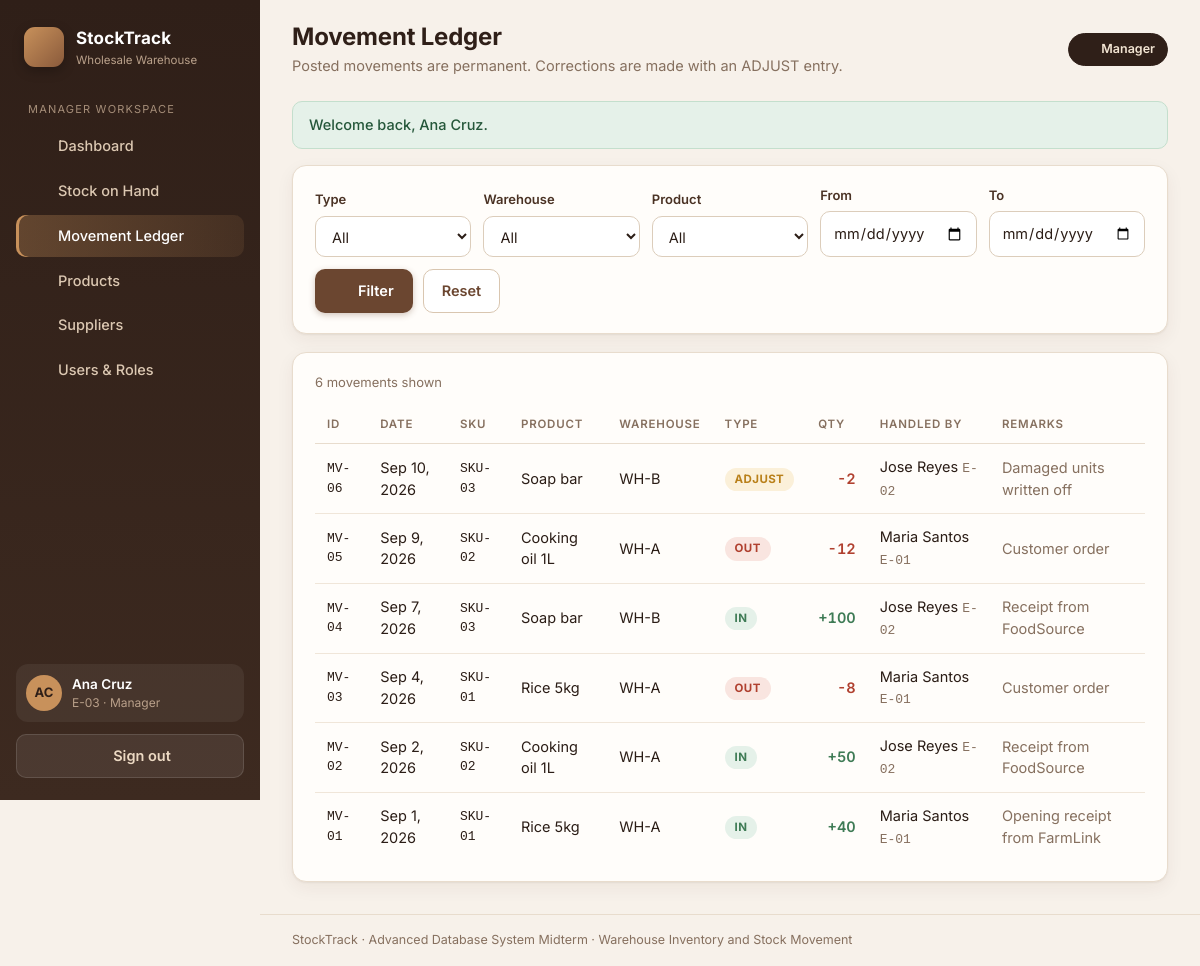
The page /manager/movements.php (signed in) on the database its author committed.
### tables this page shows
CREATE TABLE stock_movements (
  movement_id    INT UNSIGNED NOT NULL AUTO_INCREMENT,
  movement_date  DATE         NOT NULL,
  sku            VARCHAR(20)  NOT NULL,
  warehouse_code VARCHAR(10)  NOT NULL,
  movement_type  ENUM('IN','OUT','ADJUST') NOT NULL,
  quantity       INT          NOT NULL,
  handled_by     INT UNSIGNED NOT NULL,
  remarks        VARCHAR(255) NULL,
  posted_at      TIMESTAMP    NOT NULL DEFAULT CURRENT_TIMESTAMP,
  PRIMARY KEY (movement_id),
  KEY idx_mov_sku_wh   (sku, warehouse_code),
  KEY idx_mov_date     (movement_date),
  KEY idx_mov_handler  (handled_by),
  CONSTRAINT fk_mov_product   FOREIGN KEY (sku)            REFERENCES products   (sku)
    ON UPDATE CASCADE ON DELETE RESTRICT,
  CONSTRAINT fk_mov_warehouse FOREIGN KEY (warehouse_code) REFERENCES warehouses (warehouse_code)
    ON UPDATE CASCADE ON DELETE RESTRICT,
  CONSTRAINT fk_mov_employee  FOREIGN KEY (handled_by)     REFERENCES users      (user_id)
    ON UPDATE CASCADE ON DELETE RESTRICT,
  CONSTRAINT chk_mov_quantity CHECK (
    (movement_type IN ('IN','OUT') AND quantity > 0) OR
    (movement_type = 'ADJUST'      AND quantity <> 0)
  )
);

CREATE TABLE products (
  sku           VARCHAR(20)  NOT NULL,
  product_name  VARCHAR(100) NOT NULL,
  category_id   INT UNSIGNED NOT NULL,
  supplier_code VARCHAR(10)  NOT NULL,
  reorder_level INT UNSIGNED NOT NULL DEFAULT 10,
  is_active     TINYINT(1)   NOT NULL DEFAULT 1,
  PRIMARY KEY (sku),
  CONSTRAINT fk_products_category
    FOREIGN KEY (category_id)   REFERENCES categories (category_id)
    ON UPDATE CASCADE ON DELETE RESTRICT,
  CONSTRAINT fk_products_supplier
    FOREIGN KEY (supplier_code) REFERENCES suppliers (supplier_code)
    ON UPDATE CASCADE ON DELETE RESTRICT
);

CREATE TABLE users (
  user_id       INT UNSIGNED NOT NULL AUTO_INCREMENT,
  employee_code VARCHAR(20)  NOT NULL,
  full_name     VARCHAR(100) NOT NULL,
  email         VARCHAR(120) NOT NULL,
  password_hash VARCHAR(255) NOT NULL,
  role          ENUM('manager','staff') NOT NULL DEFAULT 'staff',
  is_active     TINYINT(1)   NOT NULL DEFAULT 1,
  created_at    TIMESTAMP    NOT NULL DEFAULT CURRENT_TIMESTAMP,
  PRIMARY KEY (user_id),
  UNIQUE KEY uq_users_employee_code (employee_code),
  UNIQUE KEY uq_users_email (email)
);

### manager/movements.php (the view, shortened to what this page needs)
<?php
require_once __DIR__ . '/../includes/bootstrap.php';
$pdo = db();
$from = (string)($_GET['from'] ?? '');
$to   = (string)($_GET['to'] ?? '');
$where = [];
$params = [];
$sql = 'SELECT m.movement_id, m.movement_date, m.sku, p.product_name, m.warehouse_code,
               m.movement_type, m.quantity, m.remarks, u.full_name, u.employee_code
          FROM stock_movements m
          JOIN products p ON p.sku = m.sku
          JOIN users u    ON u.user_id = m.handled_by'
     . ($where ? ' WHERE ' . implode(' AND ', $where) : '')
     . ' ORDER BY m.movement_date DESC, m.movement_id DESC LIMIT 500';
$st = $pdo->prepare($sql);
$st->execute($params);
$rows = $st->fetchAll();
require __DIR__ . '/../includes/header.php';
?>
<div class="card">
  <form method="get" class="filters">
    <div class="field">
      <label for="type">Type</label>
      <select class="select" id="type" name="type">
        <option value="">All</option>
      </select>
    </div>
    <div class="field">
      <label for="warehouse">Warehouse</label>
      <select class="select" id="warehouse" name="warehouse">
        <option value="">All</option>
      </select>
    </div>
    <div class="field">
      <label for="sku">Product</label>
      <select class="select" id="sku" name="sku">
        <option value="">All</option>
      </select>
    </div>
    <div class="field"><label for="from">From</label><input class="input" type="date" id="from" name="from" value="<?= e($from) ?>"></div>
    <div class="field"><label for="to">To</label><input class="input" type="date" id="to" name="to" value="<?= e($to) ?>"></div>
    <div class="btn-row">
      <button class="btn btn-primary" type="submit"><?= icon('search', 16) ?> Filter</button>
      <a class="btn btn-outline" href="<?= e(url('manager/movements.php')) ?>">Reset</a>
    </div>
  </form>
</div>
<div class="card mt">
  <div class="card-head"><div class="card-sub"><?= count($rows) ?> movement<?= count($rows) === 1 ? '' : 's' ?> shown</div></div>
  <div class="table-wrap">
    <table class="table">
      <thead>
        <tr><th>ID</th><th>Date</th><th>SKU</th><th>Product</th><th>Warehouse</th><th>Type</th><th class="num">Qty</th><th>Handled by</th><th>Remarks</th></tr>
      </thead>
      <tbody>
      <?php foreach ($rows as $r): ?>
        <tr>
          <td class="mono"><?= e(movement_code((int)$r['movement_id'])) ?></td>
          <td><?= e(fmt_date($r['movement_date'])) ?></td>
          <td class="mono"><?= e($r['sku']) ?></td>
          <td><?= e($r['product_name']) ?></td>
          <td><?= e($r['warehouse_code']) ?></td>
          <td><?= type_badge($r['movement_type']) ?></td>
          <td class="num"><?= signed_qty($r['movement_type'], (int)$r['quantity']) ?></td>
          <td><?= e($r['full_name']) ?> <span class="muted mono"><?= e($r['employee_code']) ?></span></td>
          <td class="muted"><?= e($r['remarks'] ?? '') ?></td>
        </tr>
      <?php endforeach; ?>
      </tbody>
    </table>
  </div>
</div>
<?php require __DIR__ . '/../includes/footer.php'; ?>

### includes/bootstrap.php (shortened to what this page needs)
<?php
function e(?string $value): string
{
    return htmlspecialchars((string)$value, ENT_QUOTES | ENT_SUBSTITUTE, 'UTF-8');
}
function url(string $path = ''): string
{
    return BASE_URL . '/' . ltrim($path, '/');
}
function movement_code(int $id): string
{
    return 'MV-' . str_pad((string)$id, 2, '0', STR_PAD_LEFT);
}
function fmt_date(string $date): string
{
    $t = strtotime($date);
    return $t ? date('M j, Y', $t) : $date;
}
function fmt_qty(int|string $n): string
{
    return number_format((int)$n);
}
function type_badge(string $type): string
{
    $map = ['IN' => 'badge-in', 'OUT' => 'badge-out', 'ADJUST' => 'badge-adjust'];
    return '<span class="badge ' . ($map[$type] ?? '') . '">' . e($type) . '</span>';
}
function signed_qty(string $type, int $qty): string
{
    if ($type === 'OUT') {
        return '<span class="qty-neg">-' . fmt_qty($qty) . '</span>';
    }
    if ($type === 'ADJUST' && $qty < 0) {
        return '<span class="qty-neg">' . fmt_qty($qty) . '</span>';
    }
    return '<span class="qty-pos">+' . fmt_qty($qty) . '</span>';
}
function icon(string $name, int $size = 18): string
{
    $paths = [
        'dashboard' => '<rect x="3" y="3" width="7" height="9" rx="1"/><rect x="14" y="3" width="7" height="5" rx="1"/><rect x="14" y="12" width="7" height="9" rx="1"/><rect x="3" y="16" width="7" height="5" rx="1"/>',
        'box'       => '<path d="M21 8 12 3 3 8v8l9 5 9-5V8z"/><path d="M3 8l9 5 9-5M12 13v8"/>',
        'layers'    => '<path d="M12 2 2 7l10 5 10-5-10-5z"/><path d="M2 17l10 5 10-5M2 12l10 5 10-5"/>',
        'list'      => '<path d="M8 6h13M8 12h13M8 18h13M3 6h.01M3 12h.01M3 18h.01"/>',
        'truck'     => '<path d="M1 3h15v13H1zM16 8h4l3 3v5h-7V8z"/><circle cx="5.5" cy="18.5" r="2"/><circle cx="18.5" cy="18.5" r="2"/>',
        'users'     => '<path d="M17 21v-2a4 4 0 0 0-4-4H5a4 4 0 0 0-4 4v2"/><circle cx="9" cy="7" r="4"/><path d="M23 21v-2a4 4 0 0 0-3-3.87M16 3.13a4 4 0 0 1 0 7.75"/>',
        'plus'      => '<path d="M12 5v14M5 12h14"/>',
        'logout'    => '<path d="M9 21H5a2 2 0 0 1-2-2V5a2 2 0 0 1 2-2h4M16 17l5-5-5-5M21 12H9"/>',
        'arrow-in'  => '<path d="M12 3v12M7 10l5 5 5-5M5 21h14"/>',
        'arrow-out' => '<path d="M12 21V9M7 14l5-5 5 5M5 3h14"/>',
        'sliders'   => '<path d="M4 21v-7M4 10V3M12 21v-9M12 8V3M20 21v-5M20 12V3M1 14h6M9 8h6M17 16h6"/>',
        'alert'     => '<path d="M10.3 3.9 1.8 18a2 2 0 0 0 1.7 3h17a2 2 0 0 0 1.7-3L13.7 3.9a2 2 0 0 0-3.4 0zM12 9v4M12 17h.01"/>',
        'lock'      => '<rect x="3" y="11" width="18" height="11" rx="2"/><path d="M7 11V7a5 5 0 0 1 10 0v4"/>',
        'check'     => '<path d="M20 6 9 17l-5-5"/>',
        'edit'      => '<path d="M11 4H4a2 2 0 0 0-2 2v14a2 2 0 0 0 2 2h14a2 2 0 0 0 2-2v-7M18.5 2.5a2.1 2.1 0 0 1 3 3L12 15l-4 1 1-4 9.5-9.5z"/>',
        'shield'    => '<path d="M12 22s8-4 8-10V5l-8-3-8 3v7c0 6 8 10 8 10z"/>',
        'search'    => '<circle cx="11" cy="11" r="8"/><path d="m21 21-4.3-4.3"/>',
    ];
    $p = $paths[$name] ?? '';
    return '<svg class="icon" width="' . $size . '" height="' . $size . '" viewBox="0 0 24 24" fill="none" '
         . 'stroke="currentColor" stroke-width="2" stroke-linecap="round" stroke-linejoin="round" aria-hidden="true">' . $p . '</svg>';
}

### assets/css/style.css (style rules this page uses)
:root { --espresso: #2f1f18; --espresso-2: #3d2a20; --brown-900: #4a3224; --brown-700: #6b4630; --brown-600: #8a5a3b; --brown-500: #a46f47; --caramel: #c8915b; --sand: #e9d9c4; --cream: #f7f1ea; --surface: #fffdfa; --line: #e8dccd; --text: #2b1d16; --muted: #86705f; --success: #3e7b55; --success-bg: #e5f1e9; --danger: #b0402f; --danger-bg: #f9e5e0; --warning: #b9801a; --warning-bg: #fbf0d9; --info: #5b6f8a; --radius: 14px; --shadow: 0 1px 2px rgba(60, 35, 20, .06), 0 6px 18px rgba(60, 35, 20, .06); }
* { box-sizing: border-box; }
html, body { margin: 0; padding: 0; }
body { font-family: 'Inter', 'Segoe UI', system-ui, -apple-system, Roboto, sans-serif; background: var(--cream); color: var(--text); font-size: 14.5px; line-height: 1.5; -webkit-font-smoothing: antialiased; }
a { color: var(--brown-700); text-decoration: none; }
.icon { flex-shrink: 0; vertical-align: -3px; }
.card { background: var(--surface); border: 1px solid var(--line); border-radius: var(--radius); box-shadow: var(--shadow); padding: 20px 22px; }
.card-head { display: flex; align-items: center; justify-content: space-between; gap: 12px; margin-bottom: 14px; }
.card-sub { color: var(--muted); font-size: 13px; }
.mt { margin-top: 18px; }
.table-wrap { overflow-x: auto; }
table.table { width: 100%; border-collapse: collapse; }
.table th { text-align: left; font-size: 11.5px; text-transform: uppercase; letter-spacing: .8px; color: var(--muted); font-weight: 600; padding: 10px 12px; border-bottom: 1px solid var(--line); white-space: nowrap; }
.table td { padding: 12px; border-bottom: 1px solid #f0e6d9; vertical-align: middle; }
.table tbody tr:last-child td { border-bottom: 0; }
.num { text-align: right; font-variant-numeric: tabular-nums; }
.mono { font-family: ui-monospace, SFMono-Regular, Menlo, Consolas, monospace; font-size: 13px; }
.muted { color: var(--muted); }
.qty-pos { color: var(--success); font-weight: 600; }
.qty-neg { color: var(--danger); font-weight: 600; }
.badge { display: inline-block; padding: 3px 10px; border-radius: 999px; font-size: 11.5px; font-weight: 700; letter-spacing: .4px; }
.badge-in { background: var(--success-bg); color: var(--success); }
.badge-out { background: var(--danger-bg); color: var(--danger); }
.badge-adjust { background: var(--warning-bg); color: var(--warning); }
.field label { display: block; font-weight: 600; font-size: 13px; color: var(--brown-900); margin-bottom: 6px; }
.input, .select, .textarea { width: 100%; padding: 10px 12px; font: inherit; color: var(--text); background: #fff; border: 1px solid #dccdbb; border-radius: 10px; transition: border-color .15s, box-shadow .15s; }
.btn { display: inline-flex; align-items: center; justify-content: center; gap: 8px; padding: 10px 18px; border-radius: 10px; font: inherit; font-weight: 600; border: 1px solid transparent; cursor: pointer; transition: all .15s; text-decoration: none; }
.btn-primary { background: var(--brown-700); color: #fff; box-shadow: 0 2px 6px rgba(107, 70, 48, .3); }
.btn-outline { background: #fff; color: var(--brown-700); border-color: #d9c6b0; }
.btn-row { display: flex; gap: 10px; flex-wrap: wrap; align-items: center; }
.filters { display: flex; gap: 12px; flex-wrap: wrap; align-items: flex-end; }
.filters .field { min-width: 150px; flex: 1; }

### rows shown on the page
stock_movements: movement_id "MV-06", movement_date "Sep 10, 2026", sku "SKU-03", sku.product_name "Soap bar", warehouse_code "WH-B", movement_type "ADJUST", quantity "-2", handled_by.full_name "Jose Reyes", handled_by.employee_code "E-02", remarks "Damaged units written off"
stock_movements: movement_id "MV-05", movement_date "Sep 9, 2026", sku "SKU-02", sku.product_name "Cooking oil 1L", warehouse_code "WH-A", movement_type "OUT", quantity "12", handled_by.full_name "Maria Santos", handled_by.employee_code "E-01", remarks "Customer order"
stock_movements: movement_id "MV-04", movement_date "Sep 7, 2026", sku "SKU-03", sku.product_name "Soap bar", warehouse_code "WH-B", movement_type "IN", quantity "100", handled_by.full_name "Jose Reyes", handled_by.employee_code "E-02", remarks "Receipt from FoodSource"
stock_movements: movement_id "MV-03", movement_date "Sep 4, 2026", sku "SKU-01", sku.product_name "Rice 5kg", warehouse_code "WH-A", movement_type "OUT", quantity "8", handled_by.full_name "Maria Santos", handled_by.employee_code "E-01", remarks "Customer order"
stock_movements: movement_id "MV-02", movement_date "Sep 2, 2026", sku "SKU-02", sku.product_name "Cooking oil 1L", warehouse_code "WH-A", movement_type "IN", quantity "50", handled_by.full_name "Jose Reyes", handled_by.employee_code "E-02", remarks "Receipt from FoodSource"
stock_movements: movement_id "MV-01", movement_date "Sep 1, 2026", sku "SKU-01", sku.product_name "Rice 5kg", warehouse_code "WH-A", movement_type "IN", quantity "40", handled_by.full_name "Maria Santos", handled_by.employee_code "E-01", remarks "Opening receipt from FarmLink"

### other values the page prints
APP_NAME "StockTrack"
$label "Dashboard"
$label "Stock on Hand"
$label "Movement Ledger"
$label "Products"
$label "Suppliers"
$label "Users & Roles"
$initials "AC"
$user['name'] "Ana Cruz"
$user['code'] "E-03"
$role "Manager"
$pageTitle "Movement Ledger"
$pageSub "Posted movements are permanent. Corrections are made with an ADJUST entry."
$f['message'] "Welcome back, Ana Cruz."
count($rows) "6"
